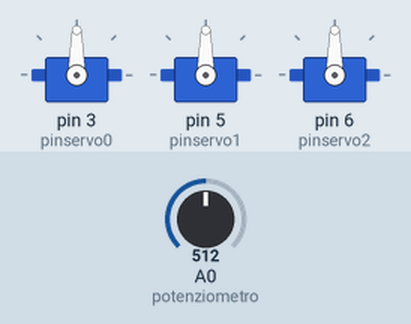
Recording of a sketch running on a simulated Arduino Uno, built with avr-gcc and run on an emulated ATmega328P. On the bench: 3 × servo. The inputs (shaded band) are chosen by the test bench; at power-on: A0 (potenziometro) = 512.

Above: at 1.3 s.
1.4 s: A0 (potenziometro) set to 716
At 2.1 s:
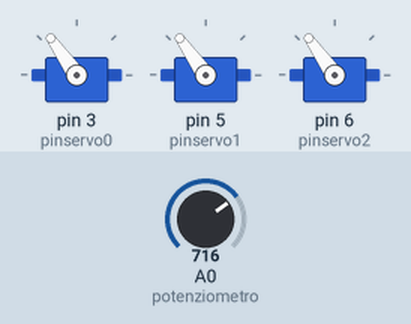
3.0 s: A0 (potenziometro) set to 900
At 3.3 s:
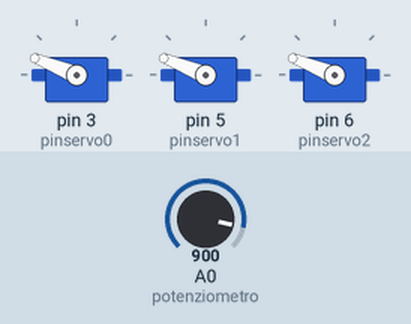
4.5 s: A0 (potenziometro) set to 1023
At 5.7 s:
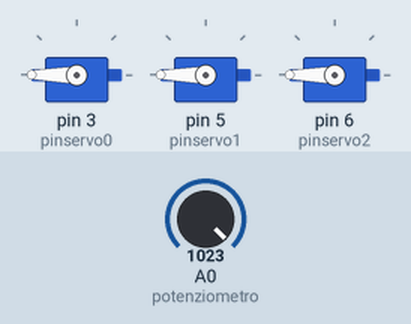
6.0 s: A0 (potenziometro) set to 306
At 6.8 s:
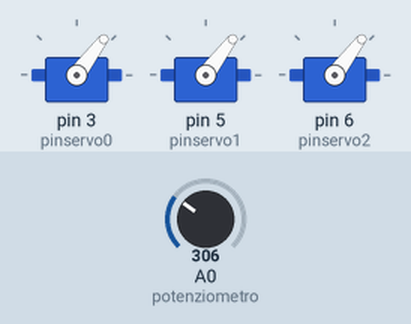
7.5 s: A0 (potenziometro) set to 122
At 8.0 s:
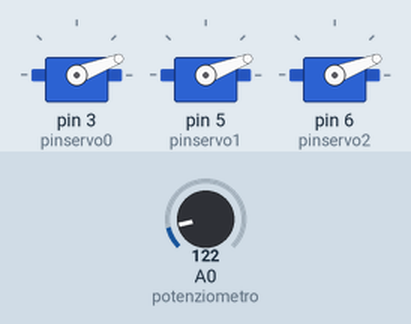
Timing chart, 0 to 10.0 s (numbered marks = the images above; inputs shaded):
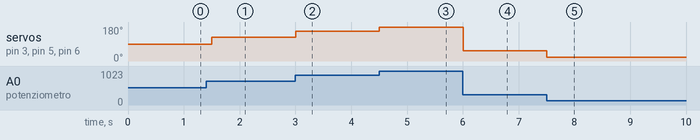

The sketch:

srv.ino
```cpp
#include <Servo.h>
#define potenziometro A0
#define pinservo0 3
#define pinservo1 5
#define pinservo2 6
Servo myservo0;
Servo myservo1;
Servo myservo2;
int pos;
void setup(){
myservo0.attach(pinservo0);
myservo1.attach(pinservo1);
myservo2.attach(pinservo2);}
void loop(){
pos=map(analogRead(potenziometro),0,1023,0,180);
myservo0.write(pos);
myservo1.write(pos);
myservo2.write(pos);
delay(500);}
//lib <Servo.h> will disable PIN9 and PIN10 pmw function
//read() will read servo angular position will return latest value written with write()
//writeMicroseconds() will set servo rotation speed 1000 to 2000 standard servo
//for(pos=0,pos<=180,pos+=1){myservo.write(pos);delay(15);}
```

Measured:
- after the input at 1.4 s, servo on pin 3 (pinservo0), servo on pin 5 (pinservo1), servo on pin 6 (pinservo2): 90° → 125° after 0.10 s
- after the input at 3.0 s, servo on pin 3 (pinservo0), servo on pin 5 (pinservo1), servo on pin 6 (pinservo2): 125° → 158° at once
- after the input at 4.5 s, servo on pin 3 (pinservo0), servo on pin 5 (pinservo1), servo on pin 6 (pinservo2): 158° → 180° at once
- after the input at 6.0 s, servo on pin 3 (pinservo0), servo on pin 5 (pinservo1), servo on pin 6 (pinservo2): 180° → 53° at once
- after the input at 7.5 s, servo on pin 3 (pinservo0), servo on pin 5 (pinservo1), servo on pin 6 (pinservo2): 53° → 21° at once
